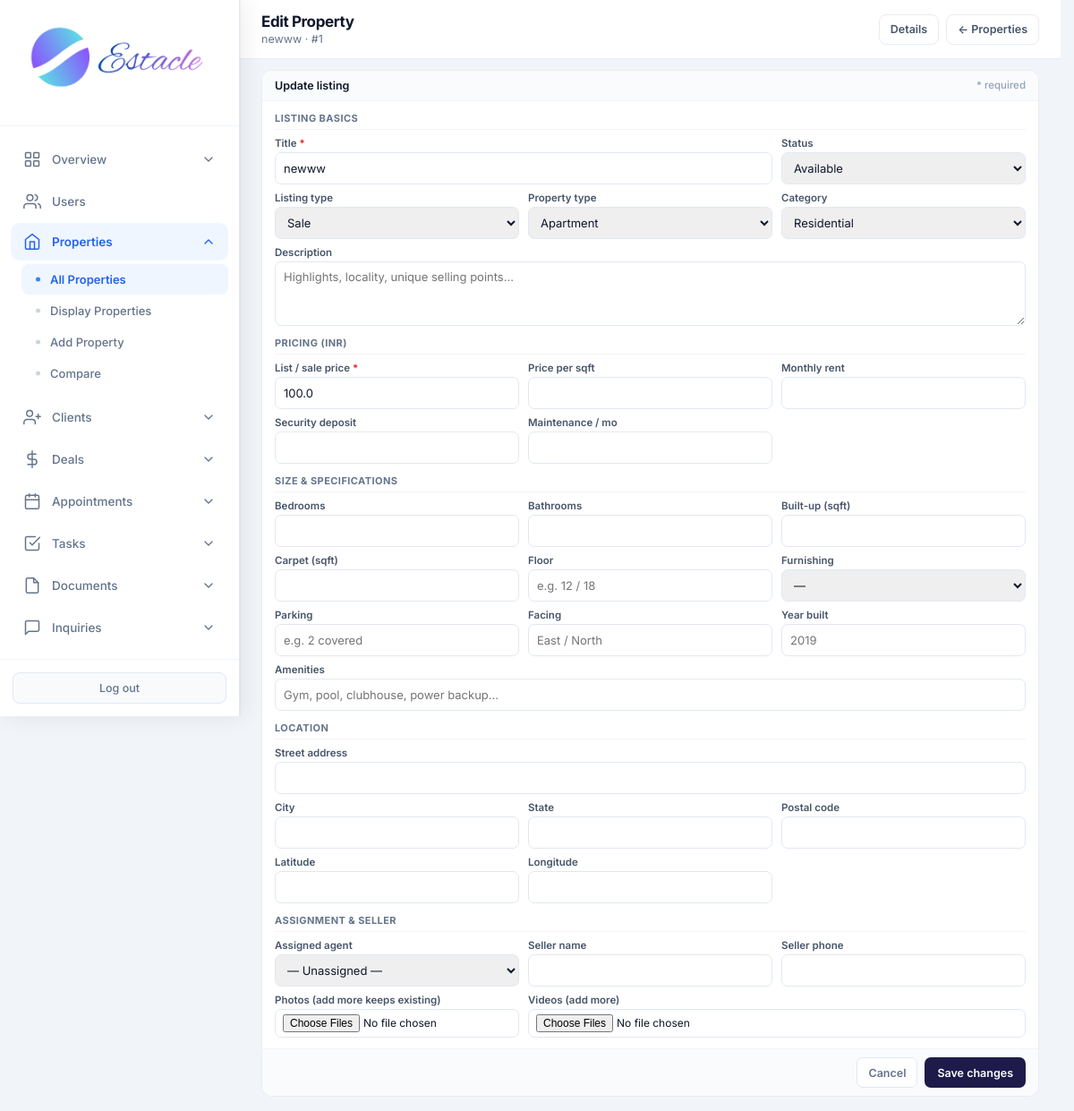
The page /admin/properties/edit/1 (signed in) on the database its author committed.
### tables this page shows
CREATE TABLE properties (
            id INTEGER PRIMARY KEY AUTOINCREMENT,
            title TEXT NOT NULL,
            description TEXT,
            price REAL NOT NULL,
            property_type TEXT NOT NULL,
            status TEXT DEFAULT 'available',
            address TEXT,
            city TEXT,
            state TEXT,
            zip_code TEXT,
            bedrooms INTEGER,
            bathrooms REAL,
            area_sqft REAL,
            agent_id INTEGER,
            created_at TIMESTAMP DEFAULT CURRENT_TIMESTAMP, category TEXT DEFAULT "sale", listing_type TEXT DEFAULT "sale", floor TEXT, carpet_area REAL, furnishing TEXT, parking TEXT, amenities TEXT, seller_name TEXT, seller_phone TEXT, monthly_rent REAL, security_deposit REAL, maintenance REAL, per_sqft REAL, latitude TEXT, longitude TEXT, photos TEXT, year_built TEXT, facing TEXT, videos TEXT,
            FOREIGN KEY (agent_id) REFERENCES users (id)
        );

CREATE TABLE settings (
            key TEXT PRIMARY KEY,
            value TEXT
        );

### routes/admin.py (the view, shortened to what this page needs)
@admin.route('/admin/properties/edit/<int:prop_id>', methods=['GET', 'POST'])
@login_required
@role_required('admin')
def admin_edit_property(prop_id):
    db = get_db()
    migrate_db()
    prop = db.execute('SELECT * FROM properties WHERE id = ?', (prop_id,)).fetchone()
    if not prop:
        flash('Property not found.', 'danger')
        return redirect(url_for('admin.admin_properties'))
    agents = db.execute(
        "SELECT id, full_name FROM users WHERE role = 'agent' AND is_active = 1 ORDER BY full_name"
    ).fetchall()
    currency = get_setting('currency', 'INR')
    return render_template(
        'admin_edit_property.html', prop=prop, agents=agents, currency=currency, format_money=format_money
    )

### core/db.py (called while the page is built)
def get_db():
    if 'db' not in g:
        g.db = sqlite3.connect(current_app.config['DATABASE'])
        g.db.row_factory = sqlite3.Row
    return g.db

### core/helpers.py (called while the page is built)
def login_required(f):
    @wraps(f)
    def decorated_function(*args, **kwargs):
        if 'user_id' not in session:
            flash('Please log in to access this page.', 'warning')
            return redirect(url_for('auth.login'))
        return f(*args, **kwargs)
    return decorated_function

def role_required(*roles):
    def decorator(f):
        @wraps(f)
        def decorated_function(*args, **kwargs):
            if 'user_id' not in session:
                flash('Please log in to access this page.', 'warning')
                return redirect(url_for('auth.login'))
            if session.get('role') not in roles:
                flash('You do not have permission to access this page.', 'danger')
                return redirect(url_for('auth.role_redirect'))
            return f(*args, **kwargs)
        return decorated_function
    return decorator

def get_setting(key, default=''):
    db = get_db()
    row = db.execute('SELECT value FROM settings WHERE key = ?', (key,)).fetchone()
    return row['value'] if row else default

### templates/admin_edit_property.html (shortened to what this page needs)
<!DOCTYPE html>
<html lang="en">
<head>
<link rel="stylesheet" href="{{ url_for('static', filename='css/admin.css') }}">
</head>
<body>
<div class="app-layout">
{% set active = 'properties' %}
{% include 'partials/admin_sidebar.html' %}
<main class="main-content">
<header class="top-bar dash-top">
<div><h1 class="page-title">Edit Property</h1><p class="page-subtitle">{{ prop.title }} · #{{ prop.id }}</p></div>
<div style="display:flex;gap:8px">
<a href="{{ url_for('admin.admin_property_detail', prop_id=prop.id) }}" class="btn-back">Details</a>
<a href="{{ url_for('admin.admin_properties') }}" class="btn-back">← Properties</a>
</div>
</header>
<div class="page-wrap">
<form method="POST" enctype="multipart/form-data" class="panel">
<div class="panel-hd">Update listing <span>* required</span></div>
<div class="panel-bd">
                    <p class="sec">Listing basics</p>
                    <div class="g">
                        <div class="fg s2"><label>Title <span class="r">*</span></label><input type="text" name="title" value="{{ prop.title or "" }}" required placeholder="e.g. 3BHK Sea View Apartment"></div>
                        <div class="fg"><label>Status</label><select name="status"><option value="available" {% if (prop.status or '') == 'available' %}selected{% endif %}>Available</option>
<option value="rented" {% if (prop.status or '') == 'rented' %}selected{% endif %}>Rented</option></select></div>
                        <div class="fg"><label>Listing type</label><select name="listing_type"><option value="sale" {% if (prop.listing_type or '') == 'sale' %}selected{% endif %}>Sale</option>
<option value="rent" {% if (prop.listing_type or '') == 'rent' %}selected{% endif %}>Rent</option></select></div>
                        <div class="fg"><label>Property type</label><select name="property_type"><option value="apartment" {% if (prop.property_type or '') == 'apartment' %}selected{% endif %}>Apartment</option>
<option value="warehouse" {% if (prop.property_type or '') == 'warehouse' %}selected{% endif %}>Warehouse</option></select></div>
                        <div class="fg"><label>Category</label><select name="category"><option value="residential" {% if (prop.category or '') == 'residential' %}selected{% endif %}>Residential</option>
<option value="industrial" {% if (prop.category or '') == 'industrial' %}selected{% endif %}>Industrial</option></select></div>
                        <div class="fg s3"><label>Description</label><textarea name="description" placeholder="Highlights, locality, unique selling points…">{{ prop.description or "" }}</textarea></div>
                    </div>
                    <p class="sec">Pricing ({{ currency }})</p>
                    <div class="g">
                        <div class="fg"><label>List / sale price <span class="r">*</span></label><input type="number" name="price" step="0.01" value="{{ prop.price if prop.price is not none else "" }}" required></div>
                        <div class="fg"><label>Price per sqft</label><input type="number" name="per_sqft" step="0.01" value="{{ prop.per_sqft if prop.per_sqft is not none else "" }}"></div>
                        <div class="fg"><label>Monthly rent</label><input type="number" name="monthly_rent" step="0.01" value="{{ prop.monthly_rent if prop.monthly_rent is not none else "" }}"></div>
                        <div class="fg"><label>Security deposit</label><input type="number" name="security_deposit" step="0.01" value="{{ prop.security_deposit if prop.security_deposit is not none else "" }}"></div>
                        <div class="fg"><label>Maintenance / mo</label><input type="number" name="maintenance" step="0.01" value="{{ prop.maintenance if prop.maintenance is not none else "" }}"></div>
                    </div>
                    <p class="sec">Size & specifications</p>
                    <div class="g">
                        <div class="fg"><label>Bedrooms</label><input type="number" name="bedrooms" min="0" value="{{ prop.bedrooms if prop.bedrooms is not none else "" }}"></div>
                        <div class="fg"><label>Bathrooms</label><input type="number" name="bathrooms" step="0.5" min="0" value="{{ prop.bathrooms if prop.bathrooms is not none else "" }}"></div>
                        <div class="fg"><label>Built-up (sqft)</label><input type="number" name="area_sqft" step="0.01" value="{{ prop.area_sqft if prop.area_sqft is not none else "" }}"></div>
                        <div class="fg"><label>Carpet (sqft)</label><input type="number" name="carpet_area" step="0.01" value="{{ prop.carpet_area if prop.carpet_area is not none else "" }}"></div>
                        <div class="fg"><label>Floor</label><input type="text" name="floor" value="{{ prop.floor or "" }}" placeholder="e.g. 12 / 18"></div>
                        <div class="fg"><label>Furnishing</label><select name="furnishing"><option value="">—</option>
<option value="furnished" {% if (prop.furnishing or '') == 'furnished' %}selected{% endif %}>Fully furnished</option></select></div>
                        <div class="fg"><label>Parking</label><input type="text" name="parking" value="{{ prop.parking or "" }}" placeholder="e.g. 2 covered"></div>
                        <div class="fg"><label>Facing</label><input type="text" name="facing" value="{{ prop.facing or "" }}" placeholder="East / North"></div>
                        <div class="fg"><label>Year built</label><input type="text" name="year_built" value="{{ prop.year_built or "" }}" placeholder="2019"></div>
                        <div class="fg s3"><label>Amenities</label><input type="text" name="amenities" value="{{ prop.amenities or "" }}" placeholder="Gym, pool, clubhouse, power backup…"></div>
                    </div>
                    <p class="sec">Location</p>
                    <div class="g">
                        <div class="fg s3"><label>Street address</label><input type="text" name="address" value="{{ prop.address or "" }}"></div>
                        <div class="fg"><label>City</label><input type="text" name="city" value="{{ prop.city or "" }}"></div>
                        <div class="fg"><label>State</label><input type="text" name="state" value="{{ prop.state or "" }}"></div>
                        <div class="fg"><label>Postal code</label><input type="text" name="zip_code" value="{{ prop.zip_code or "" }}"></div>
                        <div class="fg"><label>Latitude</label><input type="text" name="latitude" value="{{ prop.latitude or "" }}"></div>
                        <div class="fg"><label>Longitude</label><input type="text" name="longitude" value="{{ prop.longitude or "" }}"></div>
                    </div>
                    <p class="sec">Assignment & seller</p>
                    <div class="g">
                        <div class="fg"><label>Assigned agent</label><select name="agent_id"><option value="">— Unassigned —</option></select></div>
                        <div class="fg"><label>Seller name</label><input type="text" name="seller_name" value="{{ prop.seller_name or "" }}"></div>
                        <div class="fg"><label>Seller phone</label><input type="text" name="seller_phone" value="{{ prop.seller_phone or "" }}"></div>
                        <div class="fg"><label>Photos (add more keeps existing)</label><input type="file" name="photos" accept="image/*" multiple></div>
                        <div class="fg s2"><label>Videos (add more)</label><input type="file" name="videos" accept="video/mp4,video/webm,video/quicktime,.mp4,.webm,.mov" multiple></div>
                    </div>
</div>
<div class="panel-ft">
<a href="{{ url_for('admin.admin_property_detail', prop_id=prop.id) }}" class="btn-cancel">Cancel</a>
<button type="submit" class="btn-save">Save changes</button>
</div>
</form>
</div>
</main>
</div>
</body></html>

### static/css/admin.css (style rules this page uses)
* { margin: 0; padding: 0; box-sizing: border-box; }
body { font-family: 'Inter', -apple-system, BlinkMacSystemFont, 'Segoe UI', Roboto, sans-serif; background: #f1f5f9; color: #0f172a; min-height: 100vh; }
.app-layout { display: flex; min-height: 100vh; }
.main-content { flex: 1; margin-left: 268px; min-height: 100vh; }
.top-bar { background: white; padding: 18px 32px; border-bottom: 1px solid #e2e8f0; display: flex; justify-content: space-between; align-items: center; }
.page-title { font-family: 'Inter', sans-serif; font-size: 22px; font-weight: 700; letter-spacing: -0.4px; color: #0f172a; }
.page-subtitle { font-size: 13px; color: #64748b; margin-top: 2px; font-weight: 400; }
.panel { background: white; border-radius: 14px; border: 1px solid #e2e8f0; overflow: hidden; }
html { scrollbar-gutter: stable; }
.app-layout > :not(.sidebar):not(script):not(style) { animation: estacle-page-in 200ms cubic-bezier(0.22, 0.61, 0.36, 1) backwards; }

### templates/admin_edit_property.html (style rules this page uses)
html, body { height: 100%; }
.main-content { display: flex; flex-direction: column; min-height: 100vh; padding-bottom: 0 !important; }
.top-bar.dash-top { display: flex; align-items: center; justify-content: space-between; padding: 14px 24px !important; background: #fff; border-bottom: 1px solid #e8ecf1; box-shadow: none; gap: 12px; flex-wrap: wrap; flex-shrink: 0; }
.dash-top .page-title { font-size: 17px; font-weight: 700; color: #0f172a; margin: 0; }
.dash-top .page-subtitle { font-size: 12.5px; color: #64748b; margin: 2px 0 0; }
.btn-back { display: inline-flex; align-items: center; height: 34px; padding: 0 12px; background: #fff; color: #475569; border: 1px solid #e8ecf1; border-radius: 8px; font-size: 12.5px; font-weight: 600; text-decoration: none; }
.page-wrap { flex: 1; padding: 12px 24px 16px; width: 100%; box-sizing: border-box; }
.panel { background: #fff; border: 1px solid #e8ecf1; border-radius: 12px; overflow: hidden; display: flex; flex-direction: column; max-width: 980px; }
.panel-hd { padding: 9px 14px; border-bottom: 1px solid #f1f5f9; background: #fafbfc; font-size: 12.5px; font-weight: 600; color: #0f172a; display: flex; justify-content: space-between; }
.panel-hd span { color: #94a3b8; font-weight: 500; font-size: 11.5px; }
.panel-bd { padding: 12px 14px; }
.panel-ft { padding: 9px 14px; border-top: 1px solid #f1f5f9; background: #fafbfc; display: flex; gap: 8px; justify-content: flex-end; }
.sec { font-size: 11px; font-weight: 700; color: #64748b; text-transform: uppercase; letter-spacing: 0.04em; margin: 12px 0 8px; padding-bottom: 5px; border-bottom: 1px solid #f1f5f9; }
.sec:first-child { margin-top: 0; }
.g { display: grid; grid-template-columns: repeat(3, 1fr); gap: 8px 10px; }
.g .s2 { grid-column: span 2; }
.g .s3 { grid-column: 1 / -1; }
.fg { display: flex; flex-direction: column; gap: 3px; }
.fg label { font-size: 11.5px; font-weight: 600; color: #475569; }
.fg label .r { color: #dc2626; }
.fg input, .fg select, .fg textarea { height: 36px; padding: 0 9px; border: 1px solid #e2e8f0; border-radius: 7px; font-size: 13px; font-family: inherit; color: #0f172a; outline: none; width: 100%; box-sizing: border-box; }
.fg textarea { height: 72px; padding: 8px 9px; resize: vertical; }
.fg input[type="file"] { height: auto; padding: 5px 8px; font-size: 12px; }
.btn-cancel { height: 34px; padding: 0 12px; background: #fff; border: 1px solid #e2e8f0; border-radius: 7px; font-size: 12.5px; font-weight: 600; color: #64748b; text-decoration: none; display: inline-flex; align-items: center; }
.btn-save { height: 34px; padding: 0 14px; background: #1e1b4b; border: none; border-radius: 7px; font-size: 12.5px; font-weight: 600; color: #fff; cursor: pointer; font-family: inherit; }

### rows shown on the page
properties: title "newww", id "1", status "Available", listing_type "Sale", property_type "Apartment", category "Residential", price "100.0"
settings: value "INR"
